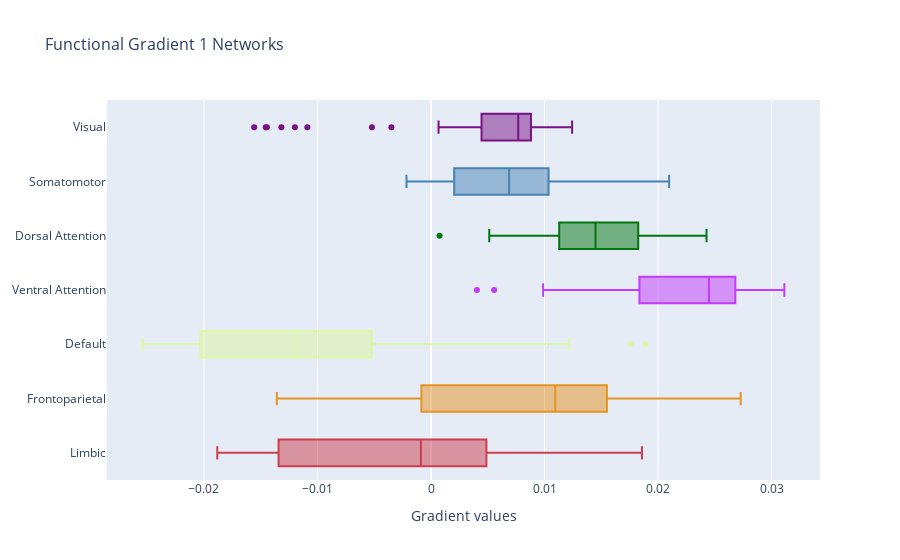

The code cell stored with this chart in its notebook:
### Code cell
import plotly.graph_objects as go
fig = go.Figure()
# Use x instead of y argument for horizontal plot
fig.add_trace(go.Box(x=funcG1_net['Limbic'], name="Limbic",  marker_color="#cd3e4e"))
fig.add_trace(go.Box(x=funcG1_net['Frontoparietal'], name="Frontoparietal", marker_color="#e69422"))
fig.add_trace(go.Box(x=funcG1_net['Default'], name="Default",  marker_color="#dcf8a4"))
fig.add_trace(go.Box(x=funcG1_net['Ventral Attention'], name="Ventral Attention",  marker_color="#c43afa"))
fig.add_trace(go.Box(x=funcG1_net['Dorsal Attention'], name="Dorsal Attention", marker_color="#00760e"))
fig.add_trace(go.Box(x=funcG1_net['Somatomotor'], name="Somatomotor", marker_color="#4682b4"))
fig.add_trace(go.Box(x=funcG1_net['Visual'], name="Visual",  marker_color="#781286"))
fig.update_layout(title_text="Functional Gradient 1 Networks", showlegend=False, title_font_size=16, xaxis_title="Gradient values",)
fig.show()
